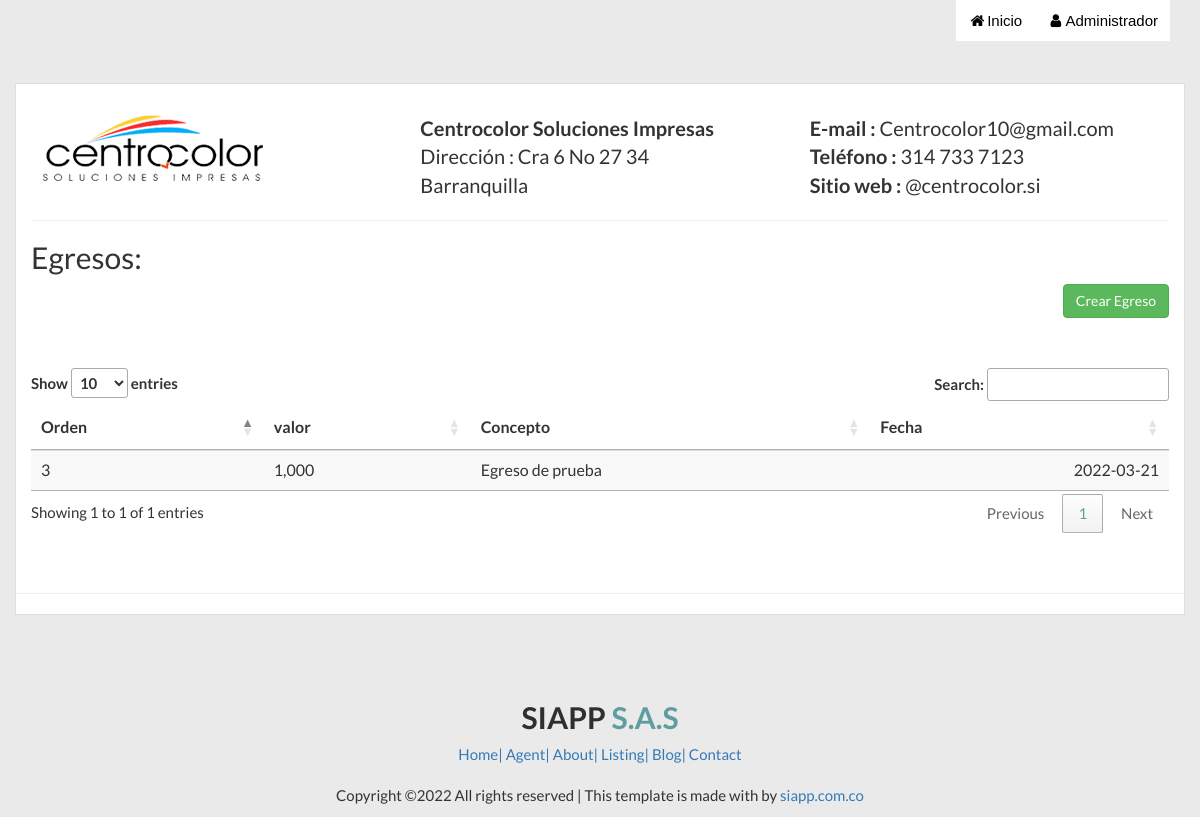
Page /egresos.php (signed in) on the committed database.
### tables this page shows
CREATE TABLE `perfil` (
  `id` int(11) NOT NULL,
  `nombre_comercial` varchar(255) NOT NULL,
  `propietario` varchar(255) NOT NULL,
  `telefono` varchar(30) NOT NULL,
  `direccion` varchar(255) NOT NULL,
  `email` varchar(64) NOT NULL,
  `web` varchar(100) NOT NULL,
  `tax` smallint(6) NOT NULL
);

CREATE TABLE `egresos` (
  `id_egreso` int(11) NOT NULL,
  `valor` int(11) NOT NULL,
  `concepto` text NOT NULL,
  `fecha_egreso` date NOT NULL
);

### egresos.php (the view, shortened to what this page needs)
<?php
	require_once ("config/conexion2.php");
	$query_perfil=mysqli_query($con,"select * from perfil where id=1");
	$rw=mysqli_fetch_assoc($query_perfil);
?>
<html>
<head>
    <?php  include('meta.php'); ?>
</head>
<body>
	<?php  include('nav.php'); ?>
<div class="container outer-section" >
        <div id="print-area">
            <div class="row pad-top font-big">
                <div class="col-lg-4 col-md-4 col-sm-4">
                   <a href="#"> <img src="assets/img/logo.png" alt="Logo" /></a>
                </div>
				<div class="col-lg-4 col-md-4 col-sm-4">
                    <strong><?php echo $rw['nombre_comercial'];?></strong>
                    <br />
                    Dirección : <?php echo $rw['direccion'];?>
                </div>
                <div class="col-lg-4 col-md-4 col-sm-4">
                    <strong>E-mail : </strong> <?php echo $rw['email'];?>
                    <br />
                    <strong>Teléfono :</strong> <?php echo $rw['telefono'];?> <br />
					<strong>Sitio web :</strong> <?php echo $rw['web'];?>
                </div>
        	</div>
        	<hr/>
        	<h2>Egresos:</h2>
        	<div class="row pad-bottom  pull-right">
	            <div class="col-lg-12 col-md-12 col-sm-12">
	                <button type="button" class="btn btn-success" data-toggle="modal" data-target="#myModal">Crear Egreso</button>
	            </div>
	        </div>
            <div class="row">
                <div class="col-lg-12 col-md-12 col-sm-12">
                    <div class="table-responsive">
                        <table class="table table-striped  table-hover"  id='detalle'>
                            <thead>
                                <tr>
									<th>Orden</th>
									<th class='text-left'>valor</th>
                                    <th class='text-left'>Concepto</th>
									<th class='text-right'>Fecha</th>
                                </tr>
                            </thead>
                            <tbody>
                            <?php
							$query=mysqli_query($con,"SELECT * FROM egresos ORDER BY id_egreso ");
							while($row=mysqli_fetch_array($query)){
                            ?>
                            <tr>
								<td><?php echo $row['id_egreso'];?></td>
								<td class='text-left'><?php echo number_format($row['valor']);?></td>
								<td class='text-left'><?php echo $row['concepto'];?></td>
								<td class='text-right'><?php echo $row['fecha_egreso'];?></td>
							</tr>
							<?php } ?>
                            </tbody>
                        </table>
						<div class="col-md-12 text-center">
						</div>
                    </div>
                </div>
            </div>
        </div>
	       	<div class="row"> <hr /></div>
</div>
<?php  include('footer.php'); ?>
</body>
</html>

### assets/css/style.css (style rules this page uses)
body { font-family: 'Lato', sans-serif; font-size:15px; background-color: #EAEAEA; }
.pad-top { padding-top:30px; }
.pad-bottom { padding-bottom:50px; }
.font-big { font-size:20px; }
.outer-section { border:1px solid #dedede; background-color: #fff; margin-top:20px; }
a { text-decoration: none; }
a { transition: background-color .5s; }
a:link, a:visited, a:active { text-decoration:none; }

### rows in the picture
perfil: nombre_comercial "Centrocolor Soluciones Impresas", direccion "Cra 6 No 27 34 Barranquilla", email "Centrocolor10@gmail.com", telefono "314 733 7123", web "@centrocolor.si"
egresos: id_egreso "3", valor "1,000", concepto "Egreso de prueba", fecha_egreso "2022-03-21"

### other values in the picture
$_SESSION['nombre'] "Administrador"
